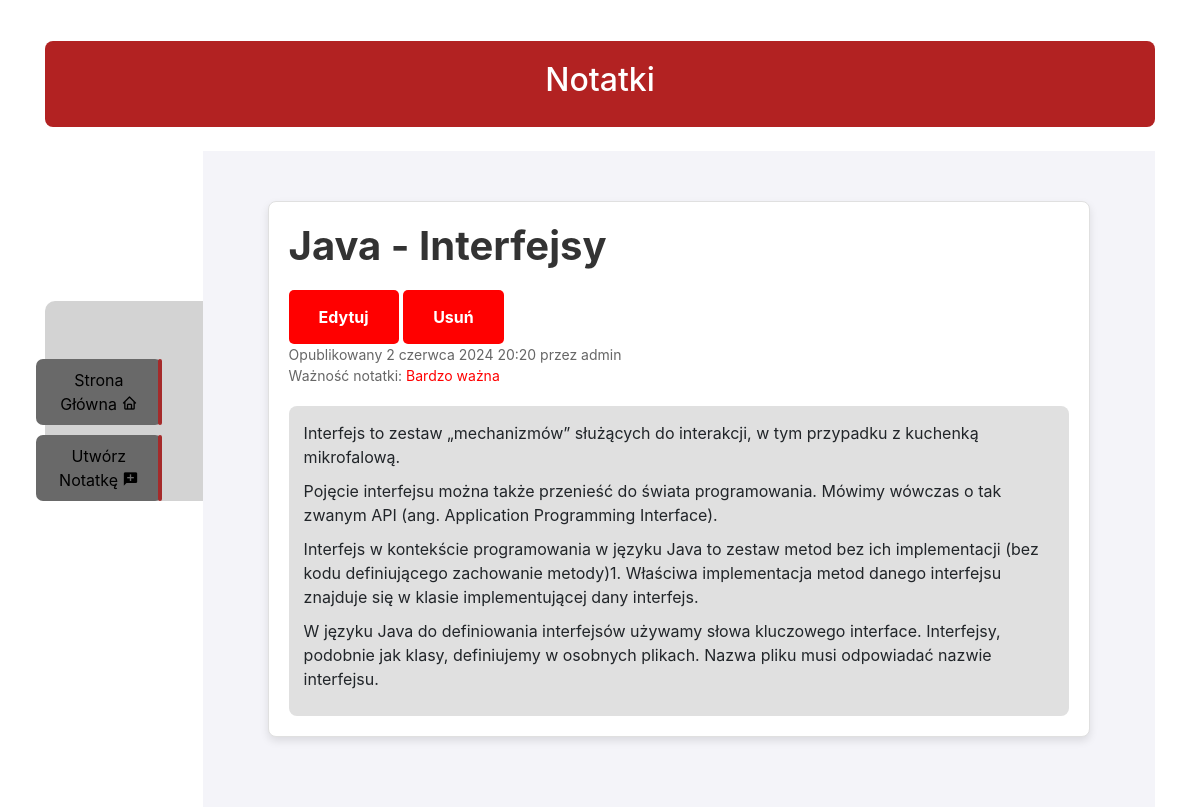
The app's page /2024/6/2/java-interfejsy/ with its own data.
### notatki/models.py (models this page shows, shortened)
class Note(models.Model):
    objects = models.Manager()
    published = PublishedManager()
    title = models.CharField(max_length=250)
    body = models.TextField()
    PRIORITY_CHOICES = (
        ('1_high', "Bardzo ważne"),
        ('2_medium', "Średnio ważne"),
        ('3_low', "Mało ważne")
    )
    priority = models.CharField(max_length=10, choices=PRIORITY_CHOICES,
                                default='medium')
    publish = models.DateTimeField(default=timezone.now)
    created = models.DateTimeField(auto_now_add=True)
    updated = models.DateTimeField(auto_now=True)
    STATUS_CHOICES = (
        ('draft', 'Draft'),
        ('published', 'Opublikowany')
    )
    status = models.CharField(max_length=10, choices=STATUS_CHOICES,
                              default='published')
    slug = models.SlugField(max_length=250, unique_for_date='publish')
    author = models.ForeignKey(User, on_delete=models.CASCADE, related_name='blog_posts')
    class Meta:
        ordering = ('-publish',)
    class Meta:
        ordering = ('created',)

### notatki/views.py (the view)
# urls.py: path('<int:year>/<int:month>/<int:day>/<slug:slug>/', views.note_detail, name='note_detail'),
def note_detail(request, year, month, day, slug):
    note = get_object_or_404(Note, slug=slug, status="published",
                             publish__year=year,
                             publish__month=month,
                             publish__day=day)
    return render(request, 'notatki/post/detail.html', {'note': note})

### notatki/templates/notatki/post/detail.html (shortened to what this page needs)
{% extends "notatki/base.html" %}
{% block content %}
        <div class="main-container">
    <div class="navbar">
        <ul>
            <a href="/"><li>Strona Główna  <i class='bx bx-home'></i></li></a>
            <a href="create"><li>Utwórz Notatkę <i class='bx bxs-comment-add'></i></li></a>
        </ul>
    </div>
    <div class="note-main">
        <div class="container">
            <div class="note">
                <h1>{{ note.title }}</h1>
                <a href="" class="a-edit"><button class="edit">Edytuj</button></a>
                <a href="" class="a-delete"><button class="edit">Usuń</button></a>
                <p class="date">
                    Opublikowany {{ note.publish }} przez {{ note.author }}<br>
                    Ważność notatki:
                    {% if note.priority == "3_low" %}
                        <span class="low-priority">Mało ważna</span>
                    {% elif note.priority == "2_medium" %}
                        <span class="medium-priority">Średnio ważna</span>
                    {% else %}
                        <span class="high-priority">Bardzo ważna</span>
                    {% endif %}
                </p>
                <div class="note-text">
                    {{ note.body|linebreaks }}
                </div>
            </div>
        </div>
        </div>
    </div>
{% endblock %}

### notatki/static/css/blog.css (style rules this page uses)
body { margin: 0; padding: 0; box-sizing: border-box; font-family: 'Montserrat', sans-serif; }
.main-container { display: flex; }
.navbar { background-color: lightgrey; width: 200px; height: 200px; border-top-left-radius: 10px; border-bottom-left-radius: 10px; display: flex; flex-direction: column; align-items: center; padding-top: 10px; margin-top: 150px; }
.navbar ul { list-style: none; padding: 0; margin: 0; width: 100%; margin-top: 40px; }
.navbar li { background-color: dimgrey; color: black; border-radius: 7px; margin: 10px 0; padding: 9px; text-align: center; position: relative; right: 25px; transition: all 0.3s ease; }
.navbar li::before { content: ''; position: absolute; top: 0; right: 0; width: 0; height: 100%; border-radius: 8px; border: 2px solid brown; transition: width 0.3s ease; }
.navbar li i { color: black; }
.note-main { display: flex; justify-content: space-between; padding: 50px; background-color: #f0f0f0; flex-grow: 1; }
.container { flex: 3; margin-right: 20px; }
.container h1 { margin-bottom: 25px; font-weight: 700; color: #333; }

### notatki/static/css/detail.css (style rules this page uses)
.note-main { display: flex; justify-content: center; padding: 50px; background-color: #f4f4f9; }
.container { flex: 3; margin-right: 20px; }
.note { background-color: #ffffff; border: 1px solid #e0e0e0; border-radius: 8px; padding: 20px; margin-bottom: 20px; box-shadow: 0 4px 8px rgba(0, 0, 0, 0.1); transition: box-shadow 0.3s ease; }
.note h1 { margin-bottom: 20px; font-weight: 700; color: #333; }
.date { font-size: 14px; color: #666; margin-bottom: 20px; }
.high-priority { color: red; }
.note-text { background-color: #e0e0e0; padding: 15px; border-radius: 8px; }
.note-text p { margin-bottom: 10px; }
.edit { background-color: red; color: white; padding: 15px 30px; border: none; border-radius: 5px; font-weight: 700; cursor: pointer; transition: background-color 0.3s ease; position: relative; top: 10%; }

### notatki/static/css/create.css (style rules this page uses)
body { display: flex; justify-content: center; align-items: center; height: 100vh; background-color: #f4f4f9; }

### records on screen
Note: title "Java - Interfejsy", publish "2 czerwca 2024 20:20", author "admin", body "Interfejs to zestaw „mechanizmów” służących do interakcji, w tym przypadku z kuchenką mikrofalową. Pojęcie interfejsu można także przenieść do świata programowania. Mówimy wówczas o tak zwanym API (ang. Application Programming Interface). Interfejs w kontekście programowania w języku Java to zestaw metod bez ich implementacji (bez kodu definiującego zachowanie metody)1. Właściwa implementacja metod danego interfejsu znajduje się w klasie implementującej dany interfejs. W języku Java do definiowania interfejsów używamy słowa kluczowego interface. Interfejsy, podobnie jak klasy, definiujemy w osobnych plikach. Nazwa pliku musi odpowiadać nazwie interfejsu."
